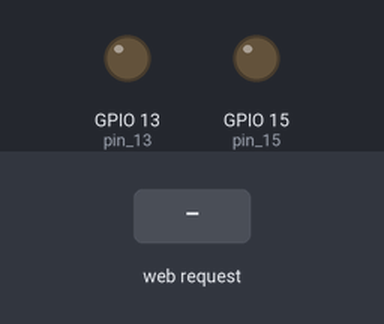
The sketch below on a simulated ESP8266 (NodeMCU). Shown: output pins drawn as LEDs (lit = HIGH). Inputs (shaded band) come from the test bench. WiFi joins after 1.5 s; servers stay silent unless stated; what the sketch prints to the serial monitor is not drawn.

Above: at 3.7 s.
3.8 s: HTTP request GET /on_D13 received
At 5.0 s:
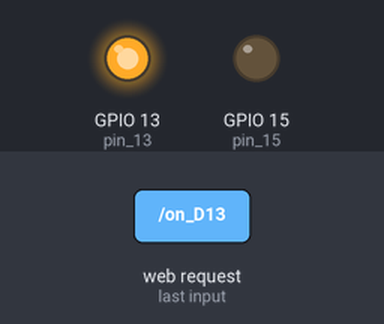
5.3 s: HTTP request GET /on_D15 received
At 6.2 s:
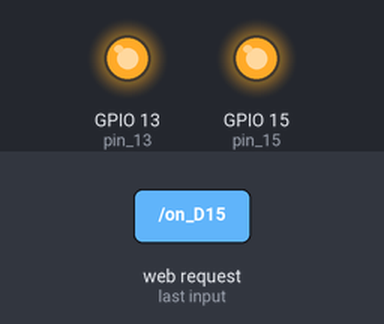
6.8 s: HTTP request GET /off_D13 received
At 7.4 s:
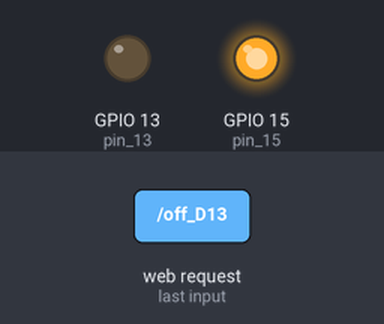
8.3 s: HTTP request GET /off_D15 received
At 9.7 s:
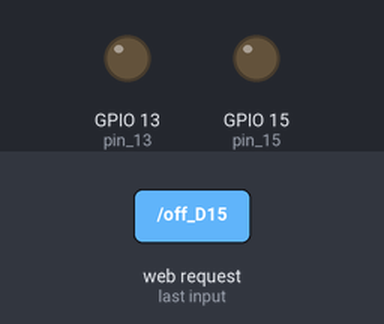
Timing chart, 0 to 10.8 s (numbered marks = the images above; inputs shaded):
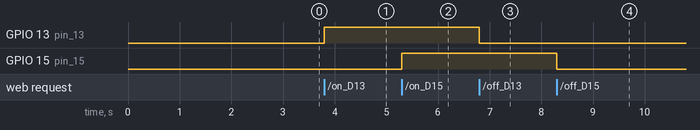

The sketch:

ESP8266_Ino_code.ino
```cpp
#include <ESP8266WiFi.h>
#include <WiFiClient.h>
#include <ESP8266WebServer.h>
#include <ESP8266mDNS.h>

const char* ssid = "Redmi";
const char* password = "123456789";

MDNSResponder mdns;

ESP8266WebServer server(80);


const int pin_15 = 15;
const int pin_13 = 13;

void handleRoot() {
  server.send(200, "text/plain",
    "Hello from ESP server! Give me a task.");
}

void handleNotFound(){
  //digitalWrite(led, 1);
  String message = "File Not Found\n\n";
  message += "URI: ";
  message += server.uri();
  message += "\nMethod: ";
  message += (server.method() == HTTP_GET)?"GET":"POST";
  message += "\nArguments: ";
  message += server.args();
  message += "\n";
  for (uint8_t i=0; i<server.args(); i++){
    message += " " + server.argName(i) + ": " + server.arg(i) + "\n";
  }
  server.send(404, "text/plain", message);
}

void setup(void){
  pinMode(pin_13, OUTPUT);
  pinMode(pin_15, OUTPUT);
  Serial.begin(115200);
  WiFi.begin(ssid, password);
  Serial.println("");

  // Wait for connection
  while (WiFi.status() != WL_CONNECTED) {
    delay(500);
    Serial.print(".");
  }
  Serial.println("");
  Serial.print("Connected to ");
  Serial.println(ssid);
  Serial.print("IP address: ");
  Serial.println(WiFi.localIP());

  if (mdns.begin("esp8266", WiFi.localIP())) {
    Serial.println("MDNS responder started");
  }

  server.on("/", handleRoot);

  server.on("/on_D13", [](){ //D7 Visual
    digitalWrite(pin_13, 1);
    server.send(200, "text/html", "Lights are on");
  });

  server.on("/off_D13", [](){ //D7 Visual
    digitalWrite(pin_13, 0);
    server.send(200, "text/html", "Lights are off");
  });

    server.on("/on_D15", [](){ //D8 Visual
    digitalWrite(pin_15, 1);
    server.send(200, "text/plain", "Computer is running");
  });

    server.on("/off_D15", [](){ //D8 visual
    digitalWrite(pin_15, 0);
    server.send(200, "text/plain", "Computer shut down");
  });


  server.onNotFound(handleNotFound);

  server.begin();
  Serial.println("HTTP server started");

  //delay a moment,
  //for terminal to receive inf, such as IP address
  delay(1000);
  Serial.end();
}

void loop(void){
  server.handleClient();
}
```

Measured:
- after the input at 3.8 s, GPIO 13 (pin_13): LOW → HIGH at once
- after the input at 5.3 s, GPIO 15 (pin_15): LOW → HIGH at once
- after the input at 6.8 s, GPIO 13 (pin_13): HIGH → LOW at once
- after the input at 8.3 s, GPIO 15 (pin_15): HIGH → LOW at once
